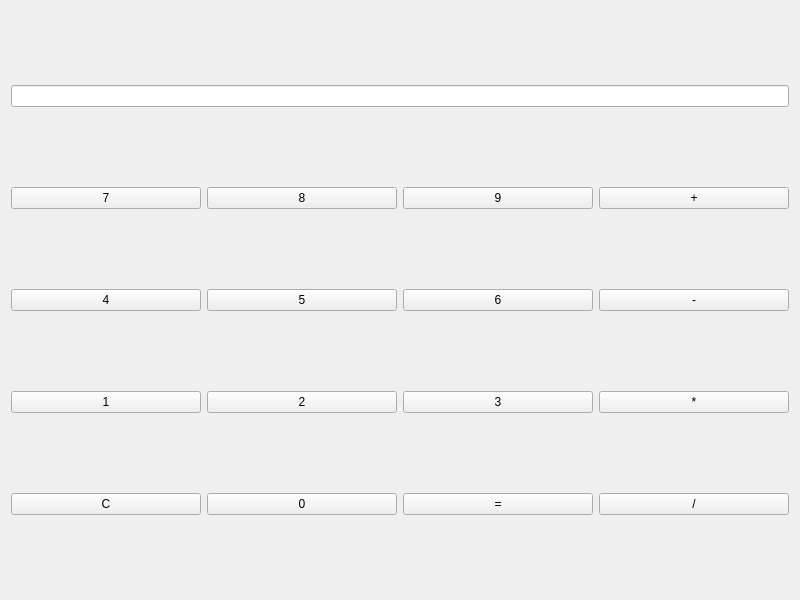
<?xml version="1.0" encoding="UTF-8"?>
<ui version="4.0">
 <class>Calculatrice</class>
 <widget class="QWidget" name="Calculatrice">
  <property name="geometry">
   <rect>
    <x>0</x>
    <y>0</y>
    <width>800</width>
    <height>600</height>
   </rect>
  </property>
  <property name="windowTitle">
   <string>Calculatrice</string>
  </property>
  <layout class="QGridLayout" name="gridLayout">
   <item row="4" column="2">
    <widget class="QPushButton" name="pushButton3">
     <property name="text">
      <string>3</string>
     </property>
    </widget>
   </item>
   <item row="3" column="3">
    <widget class="QPushButton" name="pushButtonMoins">
     <property name="text">
      <string>-</string>
     </property>
    </widget>
   </item>
   <item row="3" column="1">
    <widget class="QPushButton" name="pushButton5">
     <property name="text">
      <string>5</string>
     </property>
    </widget>
   </item>
   <item row="3" column="2">
    <widget class="QPushButton" name="pushButton6">
     <property name="text">
      <string>6</string>
     </property>
    </widget>
   </item>
   <item row="2" column="0">
    <widget class="QPushButton" name="pushButton7">
     <property name="text">
      <string>7</string>
     </property>
    </widget>
   </item>
   <item row="2" column="2">
    <widget class="QPushButton" name="pushButton9">
     <property name="text">
      <string>9</string>
     </property>
    </widget>
   </item>
   <item row="5" column="1">
    <widget class="QPushButton" name="pushButton0">
     <property name="text">
      <string>0</string>
     </property>
    </widget>
   </item>
   <item row="5" column="3">
    <widget class="QPushButton" name="pushButtonDiviser">
     <property name="text">
      <string>/</string>
     </property>
    </widget>
   </item>
   <item row="2" column="1">
    <widget class="QPushButton" name="pushButton8">
     <property name="text">
      <string>8</string>
     </property>
    </widget>
   </item>
   <item row="5" column="2">
    <widget class="QPushButton" name="pushButtonEgal">
     <property name="text">
      <string>=</string>
     </property>
    </widget>
   </item>
   <item row="2" column="3">
    <widget class="QPushButton" name="pushButtonPlus">
     <property name="text">
      <string>+</string>
     </property>
    </widget>
   </item>
   <item row="4" column="3">
    <widget class="QPushButton" name="pushButtonMultiplier">
     <property name="text">
      <string>*</string>
     </property>
    </widget>
   </item>
   <item row="4" column="0">
    <widget class="QPushButton" name="pushButton1">
     <property name="text">
      <string>1</string>
     </property>
    </widget>
   </item>
   <item row="5" column="0">
    <widget class="QPushButton" name="pushButtonClear">
     <property name="text">
      <string>C</string>
     </property>
    </widget>
   </item>
   <item row="3" column="0">
    <widget class="QPushButton" name="pushButton4">
     <property name="text">
      <string>4</string>
     </property>
    </widget>
   </item>
   <item row="4" column="1">
    <widget class="QPushButton" name="pushButton2">
     <property name="text">
      <string>2</string>
     </property>
    </widget>
   </item>
   <item row="0" column="0" colspan="4">
    <widget class="QLineEdit" name="lineEditAfficheur"/>
   </item>
  </layout>
 </widget>
 <resources/>
 <connections/>
</ui>
